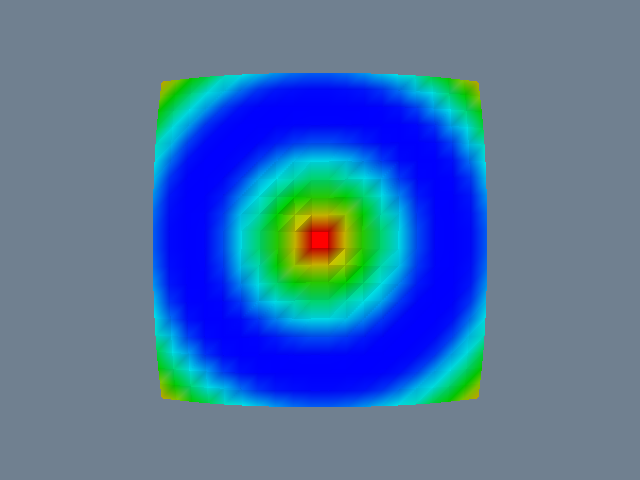

Generate this figure with Python:
#!/usr/bin/env python

# Read a VTK XML structured grid (.vts) file using vtkXMLStructuredGridReader
# and display it as a wireframe with scalar coloring.  A small structured grid
# is generated and written to disk if the file does not already exist.

import math
import os
from pathlib import Path

# Factory overrides: importing these modules registers the OpenGL rendering
# and interaction style implementations for vtkRenderingCore factory classes.
import vtkmodules.vtkInteractionStyle  # noqa: F401
import vtkmodules.vtkRenderingOpenGL2  # noqa: F401

# VTK pipeline classes used in this example
from vtkmodules.vtkCommonCore import vtkFloatArray, vtkPoints
from vtkmodules.vtkCommonDataModel import vtkStructuredGrid
from vtkmodules.vtkFiltersGeometry import vtkStructuredGridGeometryFilter
from vtkmodules.vtkIOXML import vtkXMLStructuredGridReader, vtkXMLStructuredGridWriter
from vtkmodules.vtkRenderingCore import (
    vtkActor,
    vtkPolyDataMapper,
    vtkRenderWindow,
    vtkRenderWindowInteractor,
    vtkRenderer,
)

# Colors (normalized RGB)
slate_gray_rgb = (0.439, 0.502, 0.565)

# Data directory: defaults to the folder containing this script
data_dir = Path(os.environ.get("VPE_DATA_DIR", Path(__file__).parent))
vts_path = data_dir / "structured_grid.vts"

# Generate a small structured grid if the file does not exist
if not vts_path.exists():
    nx, ny, nz = 20, 20, 1
    grid = vtkStructuredGrid()
    grid.SetDimensions(nx, ny, nz)

    points = vtkPoints()
    scalars = vtkFloatArray()
    scalars.SetName("Height")

    for j in range(ny):
        for i in range(nx):
            x = i / (nx - 1.0) * 4.0 - 2.0
            y = j / (ny - 1.0) * 4.0 - 2.0
            z = math.sin(math.sqrt(x * x + y * y))
            points.InsertNextPoint(x, y, z)
            scalars.InsertNextValue(z)

    grid.SetPoints(points)
    grid.GetPointData().SetScalars(scalars)

    writer = vtkXMLStructuredGridWriter()
    writer.SetFileName(str(vts_path))
    writer.SetInputData(grid)
    writer.Write()

# Reader: load the structured grid
reader = vtkXMLStructuredGridReader()
reader.SetFileName(str(vts_path))
reader.Update()

# Filter: extract surface geometry from the structured grid
geometry = vtkStructuredGridGeometryFilter()
geometry.SetInputConnection(reader.GetOutputPort())

# Mapper: map polygon data to graphics primitives with scalar coloring
mapper = vtkPolyDataMapper()
mapper.SetInputConnection(geometry.GetOutputPort())
mapper.SetScalarRange(reader.GetOutput().GetScalarRange())

# Actor: assign the mapped geometry
actor = vtkActor()
actor.SetMapper(mapper)

# Renderer: assemble the scene
renderer = vtkRenderer()
renderer.AddActor(actor)
renderer.SetBackground(slate_gray_rgb)

# Window: display the rendered scene
render_window = vtkRenderWindow()
render_window.AddRenderer(renderer)
render_window.SetWindowName("read xml structuredgrid")
render_window.SetMultiSamples(0)
render_window.SetSize(640, 480)

# Interactor: handle mouse and keyboard events
interactor = vtkRenderWindowInteractor()
interactor.SetRenderWindow(render_window)

# Scene: configure the camera
renderer.ResetCamera()

interactor.Initialize()
interactor.Start()
